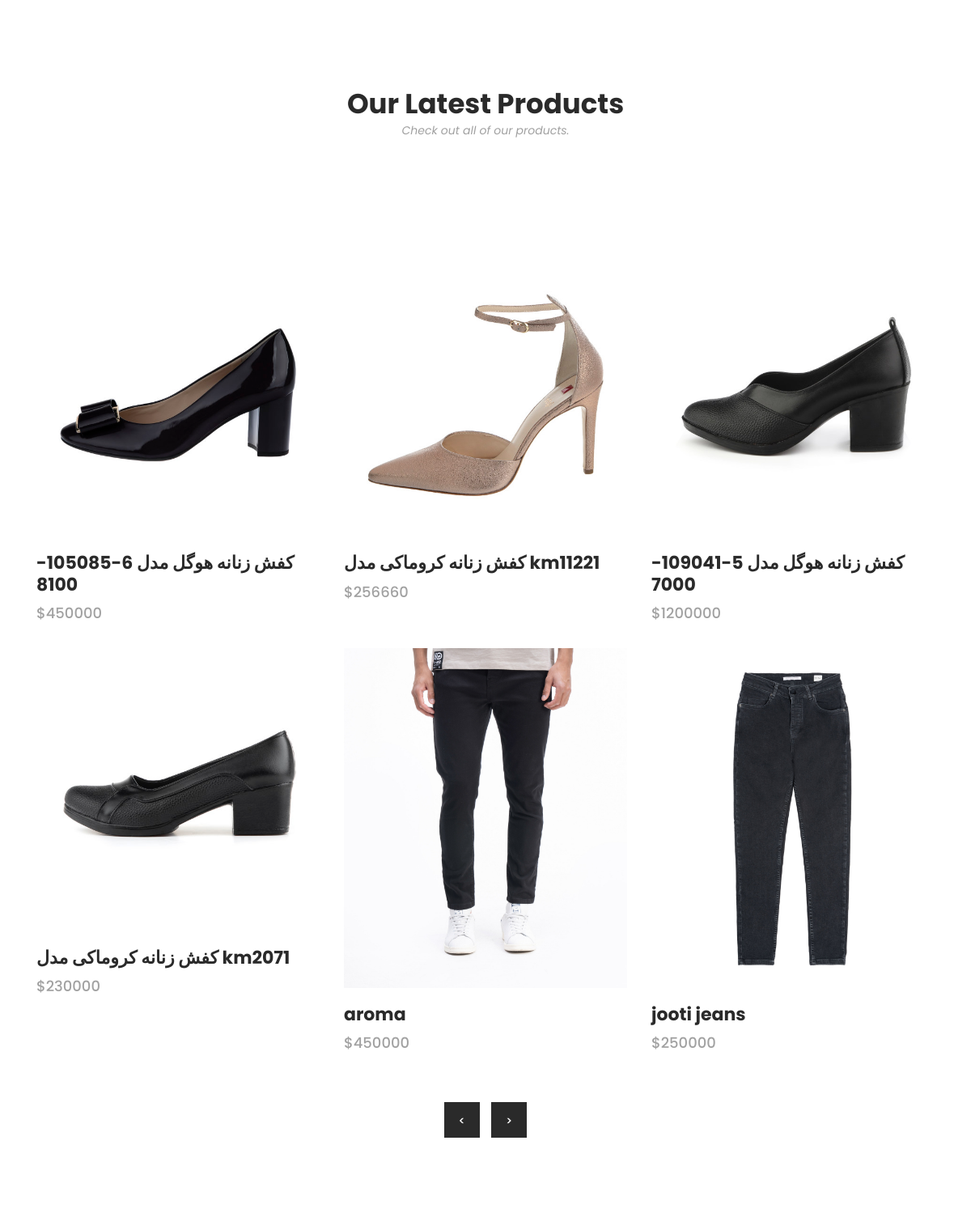
Page /products/all/?page=3 (middle part) on the earlier database version.
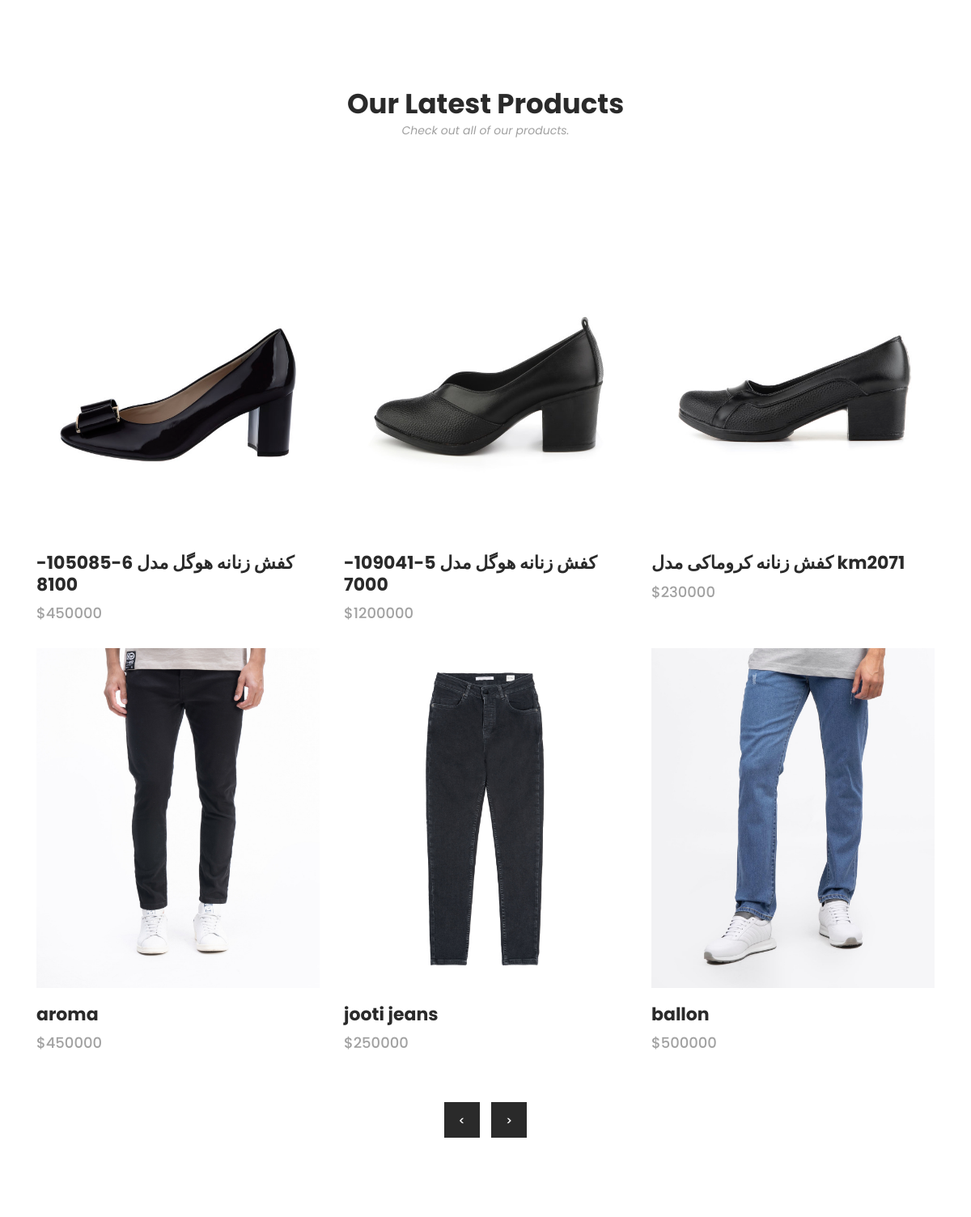
Same page on the later database version.
### products/models.py (models this page shows, shortened)
class Product(models.Model):
    STATUS_CHOICES = (
        ('d' ,'draft'),
        ('p' , 'publish')
    )
    admin = models.ForeignKey(User , null=True , on_delete = models.SET_NULL , related_name='admin')
    title = models.CharField(max_length=50 , null=False , blank=False)
    slug = models.SlugField(max_length=50 , unique=True )
    description =models.TextField()
    categories = models.ManyToManyField('Category' , related_name='product' )
    price = models.BigIntegerField(null=True)
    image = models.ImageField(upload_to='products')
    created = models.DateTimeField(auto_now_add=True)
    status = models.CharField(max_length=1 , default='p' , choices=STATUS_CHOICES)
    stars = models.SmallIntegerField(default=0)
    class Meta:
        verbose_name = 'product'
        verbose_name_plural = 'products'
        ordering = ['-created']
    def Rstars(self):
        return range(self.stars)
    def get_thumbnail(self):
        return format_html(f"<img width='70' style='border-radius: 10px;' src='{self.image.url}'>")
    get_thumbnail.short_description = 'thumbnail'
    def cat_to_str(self):
        return ' , '.join([cat.title for cat in self.categories.published()])
    cat_to_str.short_description = 'categories'
    objects = ProductManager()

### products/views.py (the view)
# urls.py: path(''  , ProductList.as_view()  , name='home'),
class ProductList(ListView):
    paginate_by = 6
    queryset = Product.objects.published()
    template_name = 'products/products_list.html'
    def get_context_data(self, **kwargs):
        context = super().get_context_data(**kwargs)
        context["categories"] = pcategories
        return context

### templates/products/products_list.html (shortened to what this page needs)
{% extends 'products/products.html' %}
{%  load static %}
 {% block header %}
 <h2>Our Latest Products</h2>
<span>Check out all of our products.</span>
{% endblock %}
{% block products %}
<section class="section" id="products">
        <div class="container">
            <div class="row">
                <div class="col-lg-12">
                </div>
            </div>
        </div>
        <div class="container">
            <div class="row">
            {% for product in object_list %}
                <div class="col-lg-4">
                    <div class="item">
                        <div class="thumb">
                            <a href="{% url 'products:single_product' product.slug %}"><img src="{{ product.image.url }}" alt=""></a>
                        </div>
                        <div class="down-content">
                            <h4>{{ product.title }}</h4>
                            <span>${{ product.price }}</span>
                            <ul class="stars">
                                {% for star in product.Rstars  %}
                                <li><i class="fa fa-star"></i></li>
                                {% endfor %}
                            </ul>
                        </div>
                    </div>
                </div>
                {% endfor %}
            <div class="col-lg-12">
                    <div class="pagination">
                        <ul>
                            {% if page_obj.has_previous %}
                                <li class="active">
                                    <a href="{% url 'products:products'  %}?page={{ page_obj.previous_page_number }}"><</a>
                                </li>
                            {% endif %}
                            {% if page_obj.has_next %}
                                <li class="active">
                                    <a href="{% url 'products:products'  %}?page={{ page_obj.next_page_number }}">></a>
                                </li>
                            {% endif %}
                        </ul>
                    </div>
                </div>
            </div>
        </div>
    </section>
    {% endblock %}

Differences in the rows shown:
no longer on this page (row edited): Product: image (picture), title "کفش زنانه کروماکی مدل km11221", price "256660", stars 1 (drawn)
now on this page (row unchanged): Product: image (picture), title "ballon", price "500000", stars 2 (drawn)
